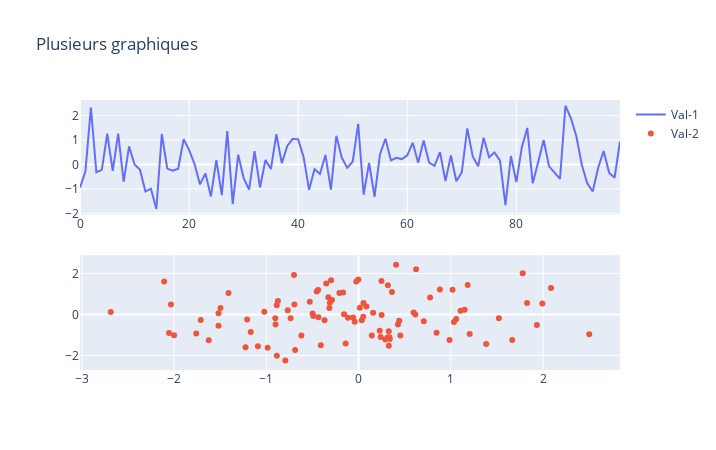

This figure's notebook cell:
### Markdown cell above
Si vous désirez aller plus loin avec l’utilisation de Plotly, vous devrez vous intéresser à l’API Plotly qui est composée de classes qui parfois peuvent être plus difficiles à manipuler. Par exemple, si vous désirez créer une figure avec plusieurs graphiques, vous devrez utiliser :

### Code cell
from plotly.subplots import make_subplots
import plotly.graph_objects as go
import numpy as np

# on crée une figure avec 2 graphiques
fig = make_subplots(rows=2, cols=1)

# on ajoute le premier graphique avec la classe Scatter()
fig.append_trace(go.Scatter(
    y=np.random.randn(100),mode="lines",name="Val-1"
), row=1, col=1)

# on ajoute le second graphique avec la classe Scatter()
fig.append_trace(go.Scatter(x=np.random.randn(100),
                            y=np.random.randn(100),
                            mode="markers",name="Val-2"), 
                 row=2, col=1)

# on définit le layout et le titre
fig.update_layout(height=450, width=716, title_text="Plusieurs graphiques")

# on affiche le graphique
fig.show()
